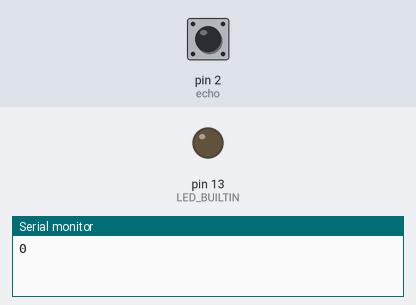
The sketch below on a simulated Arduino Uno, built with avr-gcc and run on an emulated ATmega328P. Parts: output pins drawn as LEDs (lit = HIGH), the last lines printed to the serial monitor. Dashed ring = blinking. Inputs (shaded band) come from the test bench; at power-on: pin 2 (echo) LOW. Pins used as bus, display or sensor lines are not drawn.

Above: at 1.2 s.
1.3 s: pin 2 (echo) pulsed HIGH 5 times (0.12 s each, 0.3 s apart)
At 1.47 s:
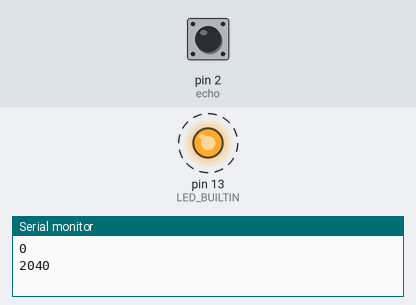
Timing chart, 0 to 4.3 s (numbered marks = the images above; inputs shaded):
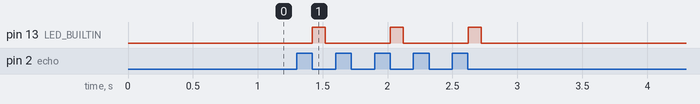

Measured:
- after the input at 1.3 s, pin 13 (LED_BUILTIN): alternates HIGH for 0.10 s and LOW for 0.50 s, 6 changes in all, then stays LOW, starting after 0.12 s

The sketch:

09-sensor.ino
```cpp
const int echo = 2;
const int trig = 3;

int distance;
long duration;

int check = 0;

int CalculateDistance();
void Beeper(int highDelay, int lowDelay);

void setup() {
  pinMode(echo, INPUT);
  pinMode(trig, OUTPUT);

  pinMode(LED_BUILTIN, OUTPUT);

  Serial.begin(9600);
}

void loop() {

  check = CalculateDistance();
  Serial.println(check);
  if (check > 0)
  {
    Beeper(100, 100);
  }

}

int CalculateDistance()
{
  digitalWrite(trig, LOW);
  delay(2);
  digitalWrite(trig, HIGH);
  delay(10);
  digitalWrite(trig, LOW);
  duration = pulseIn(echo, HIGH);
  distance = duration * 0.034/2;
  return distance;
}

void Beeper(int highDelay, int lowDelay)
{
  digitalWrite(LED_BUILTIN, HIGH);
  delay(highDelay);
  digitalWrite(LED_BUILTIN, LOW);
  delay(lowDelay);
}
```
